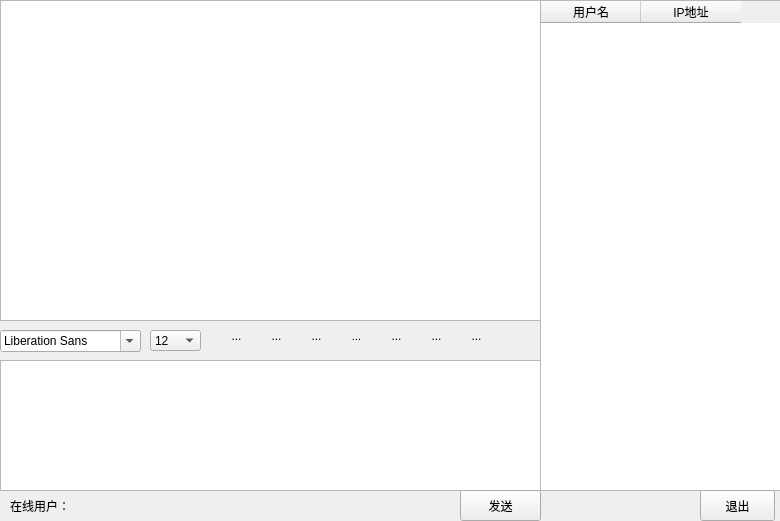
<?xml version="1.0" encoding="UTF-8"?>
<ui version="4.0">
 <class>Widget</class>
 <widget class="QWidget" name="Widget">
  <property name="geometry">
   <rect>
    <x>0</x>
    <y>0</y>
    <width>780</width>
    <height>521</height>
   </rect>
  </property>
  <property name="windowTitle">
   <string>Form</string>
  </property>
  <widget class="QTextBrowser" name="msgBrowser">
   <property name="geometry">
    <rect>
     <x>0</x>
     <y>0</y>
     <width>541</width>
     <height>321</height>
    </rect>
   </property>
  </widget>
  <widget class="QTextEdit" name="msgTxtEdit">
   <property name="geometry">
    <rect>
     <x>0</x>
     <y>360</y>
     <width>541</width>
     <height>131</height>
    </rect>
   </property>
  </widget>
  <widget class="QTableWidget" name="usrTblWidget">
   <property name="geometry">
    <rect>
     <x>540</x>
     <y>0</y>
     <width>241</width>
     <height>491</height>
    </rect>
   </property>
   <property name="selectionMode">
    <enum>QAbstractItemView::SingleSelection</enum>
   </property>
   <property name="selectionBehavior">
    <enum>QAbstractItemView::SelectRows</enum>
   </property>
   <property name="showGrid">
    <bool>false</bool>
   </property>
   <column>
    <property name="text">
     <string>用户名</string>
    </property>
   </column>
   <column>
    <property name="text">
     <string>IP地址</string>
    </property>
   </column>
  </widget>
  <widget class="QFontComboBox" name="fontCbx">
   <property name="geometry">
    <rect>
     <x>0</x>
     <y>330</y>
     <width>141</width>
     <height>22</height>
    </rect>
   </property>
  </widget>
  <widget class="QComboBox" name="sizeCbx">
   <property name="geometry">
    <rect>
     <x>150</x>
     <y>330</y>
     <width>51</width>
     <height>21</height>
    </rect>
   </property>
   <property name="currentIndex">
    <number>4</number>
   </property>
   <item>
    <property name="text">
     <string>8</string>
    </property>
   </item>
   <item>
    <property name="text">
     <string>9</string>
    </property>
   </item>
   <item>
    <property name="text">
     <string>10</string>
    </property>
   </item>
   <item>
    <property name="text">
     <string>11</string>
    </property>
   </item>
   <item>
    <property name="text">
     <string>12</string>
    </property>
   </item>
   <item>
    <property name="text">
     <string>13</string>
    </property>
   </item>
   <item>
    <property name="text">
     <string>14</string>
    </property>
   </item>
   <item>
    <property name="text">
     <string>15</string>
    </property>
   </item>
   <item>
    <property name="text">
     <string>16</string>
    </property>
   </item>
   <item>
    <property name="text">
     <string>17</string>
    </property>
   </item>
   <item>
    <property name="text">
     <string>18</string>
    </property>
   </item>
   <item>
    <property name="text">
     <string>19</string>
    </property>
   </item>
   <item>
    <property name="text">
     <string>20</string>
    </property>
   </item>
   <item>
    <property name="text">
     <string>21</string>
    </property>
   </item>
   <item>
    <property name="text">
     <string>22</string>
    </property>
   </item>
  </widget>
  <widget class="QPushButton" name="sendBtn">
   <property name="geometry">
    <rect>
     <x>460</x>
     <y>490</y>
     <width>81</width>
     <height>31</height>
    </rect>
   </property>
   <property name="text">
    <string>发送</string>
   </property>
  </widget>
  <widget class="QLabel" name="usrNumLbl">
   <property name="geometry">
    <rect>
     <x>10</x>
     <y>490</y>
     <width>91</width>
     <height>31</height>
    </rect>
   </property>
   <property name="text">
    <string>在线用户：</string>
   </property>
  </widget>
  <widget class="QPushButton" name="exitBtn">
   <property name="geometry">
    <rect>
     <x>700</x>
     <y>490</y>
     <width>75</width>
     <height>31</height>
    </rect>
   </property>
   <property name="text">
    <string>退出</string>
   </property>
  </widget>
  <widget class="QToolButton" name="boldTBtn">
   <property name="geometry">
    <rect>
     <x>220</x>
     <y>320</y>
     <width>33</width>
     <height>32</height>
    </rect>
   </property>
   <property name="toolTip">
    <string>加粗</string>
   </property>
   <property name="text">
    <string>...</string>
   </property>
   <property name="icon">
    <iconset resource="qtqq.qrc">
     <normaloff>:/images/bold.png</normaloff>:/images/bold.png</iconset>
   </property>
   <property name="iconSize">
    <size>
     <width>26</width>
     <height>26</height>
    </size>
   </property>
   <property name="checkable">
    <bool>true</bool>
   </property>
   <property name="autoRaise">
    <bool>true</bool>
   </property>
  </widget>
  <widget class="QToolButton" name="italicTBtn">
   <property name="geometry">
    <rect>
     <x>260</x>
     <y>320</y>
     <width>33</width>
     <height>32</height>
    </rect>
   </property>
   <property name="toolTip">
    <string>倾斜</string>
   </property>
   <property name="text">
    <string>...</string>
   </property>
   <property name="icon">
    <iconset resource="qtqq.qrc">
     <normaloff>:/images/italic.png</normaloff>:/images/italic.png</iconset>
   </property>
   <property name="iconSize">
    <size>
     <width>26</width>
     <height>26</height>
    </size>
   </property>
   <property name="checkable">
    <bool>true</bool>
   </property>
   <property name="autoRaise">
    <bool>true</bool>
   </property>
  </widget>
  <widget class="QToolButton" name="underlineTBtn">
   <property name="geometry">
    <rect>
     <x>300</x>
     <y>320</y>
     <width>33</width>
     <height>32</height>
    </rect>
   </property>
   <property name="toolTip">
    <string>下划线</string>
   </property>
   <property name="text">
    <string>...</string>
   </property>
   <property name="icon">
    <iconset resource="qtqq.qrc">
     <normaloff>:/images/under.png</normaloff>:/images/under.png</iconset>
   </property>
   <property name="iconSize">
    <size>
     <width>26</width>
     <height>26</height>
    </size>
   </property>
   <property name="checkable">
    <bool>true</bool>
   </property>
   <property name="autoRaise">
    <bool>true</bool>
   </property>
  </widget>
  <widget class="QToolButton" name="colorTBtn">
   <property name="geometry">
    <rect>
     <x>340</x>
     <y>320</y>
     <width>33</width>
     <height>32</height>
    </rect>
   </property>
   <property name="font">
    <font>
     <pointsize>8</pointsize>
    </font>
   </property>
   <property name="toolTip">
    <string>更改字体颜色</string>
   </property>
   <property name="text">
    <string>...</string>
   </property>
   <property name="icon">
    <iconset resource="qtqq.qrc">
     <normaloff>:/images/color.png</normaloff>:/images/color.png</iconset>
   </property>
   <property name="iconSize">
    <size>
     <width>26</width>
     <height>26</height>
    </size>
   </property>
   <property name="autoRaise">
    <bool>true</bool>
   </property>
  </widget>
  <widget class="QToolButton" name="sendTBtn">
   <property name="geometry">
    <rect>
     <x>380</x>
     <y>320</y>
     <width>33</width>
     <height>32</height>
    </rect>
   </property>
   <property name="toolTip">
    <string>传输文件</string>
   </property>
   <property name="text">
    <string>...</string>
   </property>
   <property name="icon">
    <iconset resource="qtqq.qrc">
     <normaloff>:/images/send.png</normaloff>:/images/send.png</iconset>
   </property>
   <property name="iconSize">
    <size>
     <width>26</width>
     <height>26</height>
    </size>
   </property>
   <property name="autoRaise">
    <bool>true</bool>
   </property>
  </widget>
  <widget class="QToolButton" name="saveTBtn">
   <property name="geometry">
    <rect>
     <x>420</x>
     <y>320</y>
     <width>33</width>
     <height>32</height>
    </rect>
   </property>
   <property name="toolTip">
    <string>保存聊天记录</string>
   </property>
   <property name="text">
    <string>...</string>
   </property>
   <property name="icon">
    <iconset resource="qtqq.qrc">
     <normaloff>:/images/save.png</normaloff>:/images/save.png</iconset>
   </property>
   <property name="iconSize">
    <size>
     <width>26</width>
     <height>26</height>
    </size>
   </property>
   <property name="autoRaise">
    <bool>true</bool>
   </property>
  </widget>
  <widget class="QToolButton" name="clearTBtn">
   <property name="geometry">
    <rect>
     <x>460</x>
     <y>320</y>
     <width>33</width>
     <height>32</height>
    </rect>
   </property>
   <property name="toolTip">
    <string>清空聊天记录</string>
   </property>
   <property name="text">
    <string>...</string>
   </property>
   <property name="icon">
    <iconset resource="qtqq.qrc">
     <normaloff>:/images/clear.png</normaloff>:/images/clear.png</iconset>
   </property>
   <property name="iconSize">
    <size>
     <width>26</width>
     <height>26</height>
    </size>
   </property>
   <property name="autoRaise">
    <bool>true</bool>
   </property>
  </widget>
 </widget>
 <resources>
  <include location="qtqq.qrc"/>
 </resources>
 <connections/>
</ui>
